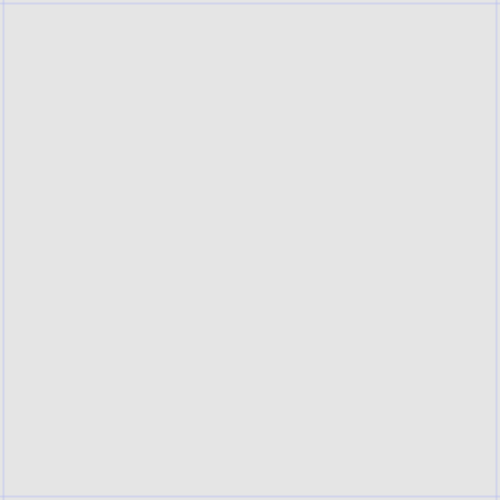
Frame 1 (no input)
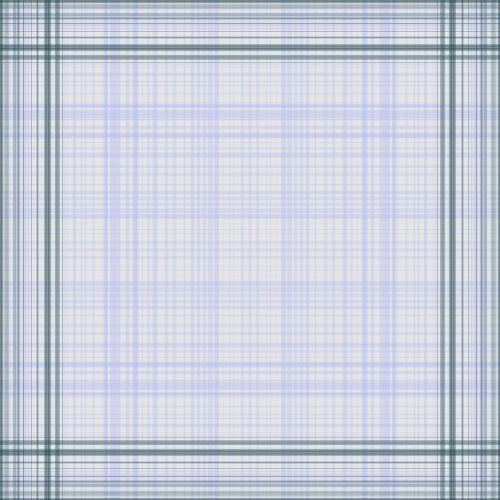
Frame 60 (the mouse pressed at the canvas centre just before this capture)
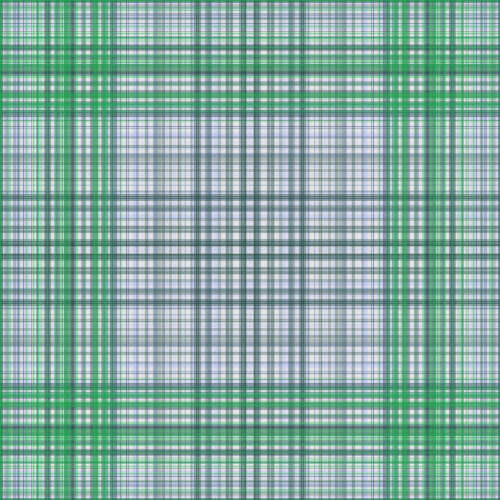
Frame 120 (the mouse held since frame 60 and released just before this capture)

The Processing sketch that drew these frames (run headless with seeded random() and noise(); from frame 60 on, the mouse is pressed at the canvas centre):

// Processing sketch: processing_8860
// ── processing_8860.pde

void setup(){
  size (500, 500);
  colorMode (HSB, 100);
  frameRate(20);
  background (90);
}

void lines(float pos, float h, float s, float v, float trans, float strk){ //why do I keep on substituting v for b when defining colours?

  strokeWeight(strk);     //defines line width               

  stroke (h, s, v, trans);  //defines colour (with a "u") and transparency

  line (pos, 0, pos, height); //moves line left to right

  line (0, pos, width, pos); //moves line top to bottom

  line (0, height-pos, width, height-pos); //moves line bottom to top

  line (width-pos, 0, width-pos, height); //moves line right to left

}



float POS=0;            //sets the beginning position of the lines

float  H= random(100);

float  S= random(100); //these are colour values

float  V= random(100); 


void draw(){


  float z= random (1, 10); //sets the space between lines
  float TRANS= random(20, 45);
  float STRK= random(0.5, 5);

  if (POS<width/2){
    POS+=z;         //makes the lines move
  }
  else{
    POS=0;         //resets lines once they go off screen
  }


  if (POS==0){     //randomises colour settings when lines are reset
    H= random(100); 
    S= random(100); 
    V= random(100); 
    TRANS= random(10, 60);
  }

  lines(POS, H, S, V, TRANS, STRK);

}

void mousePressed(){ //clears screen when button pressed
  setup();
}
